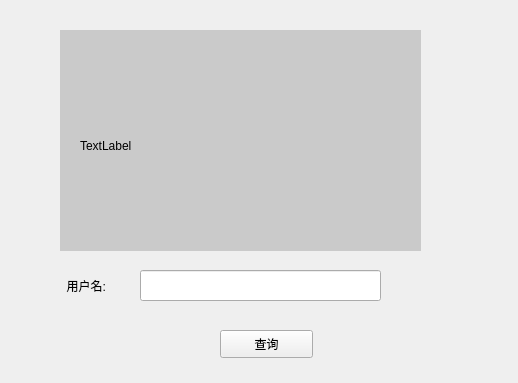
<?xml version="1.0" encoding="UTF-8"?>
<ui version="4.0">
 <class>Form</class>
 <widget class="QWidget" name="Form">
  <property name="geometry">
   <rect>
    <x>0</x>
    <y>0</y>
    <width>518</width>
    <height>383</height>
   </rect>
  </property>
  <property name="windowTitle">
   <string>Form</string>
  </property>
  <widget class="QPushButton" name="pushButton">
   <property name="geometry">
    <rect>
     <x>220</x>
     <y>330</y>
     <width>93</width>
     <height>28</height>
    </rect>
   </property>
   <property name="text">
    <string>查询</string>
   </property>
  </widget>
  <widget class="QLabel" name="label">
   <property name="geometry">
    <rect>
     <x>60</x>
     <y>270</y>
     <width>71</width>
     <height>31</height>
    </rect>
   </property>
   <property name="text">
    <string>  用户名:</string>
   </property>
  </widget>
  <widget class="QLineEdit" name="lineEdit">
   <property name="geometry">
    <rect>
     <x>140</x>
     <y>270</y>
     <width>241</width>
     <height>31</height>
    </rect>
   </property>
  </widget>
  <widget class="QWidget" name="widget" native="true">
   <property name="geometry">
    <rect>
     <x>60</x>
     <y>30</y>
     <width>361</width>
     <height>221</height>
    </rect>
   </property>
   <property name="styleSheet">
    <string notr="true">background:rgb(202, 202, 202)</string>
   </property>
   <widget class="QLabel" name="label_2">
    <property name="geometry">
     <rect>
      <x>20</x>
      <y>20</y>
      <width>331</width>
      <height>191</height>
     </rect>
    </property>
    <property name="text">
     <string>TextLabel</string>
    </property>
   </widget>
  </widget>
 </widget>
 <resources/>
 <connections/>
</ui>
